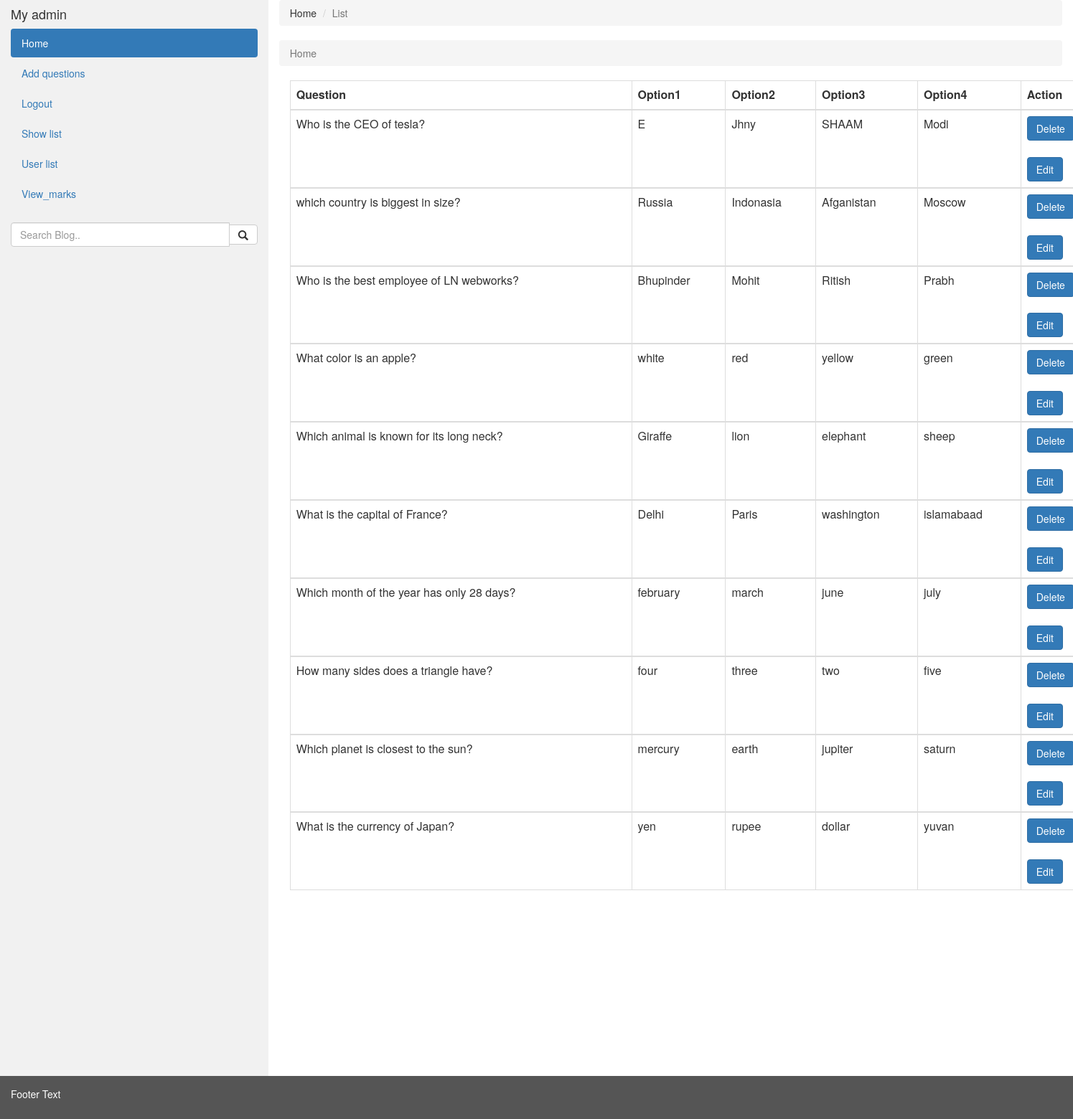
Page /admin/home.php?page=list (signed in) on the committed database.
### tables this page shows
CREATE TABLE `app_questions` (
  `id` int(12) NOT NULL,
  `question` text DEFAULT NULL,
  `option1` text DEFAULT NULL,
  `option2` text DEFAULT NULL,
  `option3` text DEFAULT NULL,
  `option4` text DEFAULT NULL,
  `rightanswer` text DEFAULT NULL,
  `created_date` datetime NOT NULL DEFAULT current_timestamp(),
  `updated` int(11) NOT NULL
);

### admin/list.php (the view, shortened to what this page needs)
<?php
include('../database/connection.php');
$table = 'app_questions';
$sql = "SELECT * FROM `$table`";
$res = mysqli_query($connection, $sql);
$output = [];
while ($outputt = mysqli_fetch_assoc($res)) {
    $output[] = $outputt;
}
?>
<html lang="en">
<head>
    <link rel="stylesheet" href="https://maxcdn.bootstrapcdn.com/bootstrap/3.4.1/css/bootstrap.min.css">
</head>
<body>
    <div class="container">
        <table class="table table-bordered">
        <thead>
                    <tr>
                        <th>Question</th>
                        <th>Option1</th>
                        <th>Option2</th>
                        <th>Option3</th>
                        <th>Option4</th>
                        <th>Action</th>
                    </tr>
                </thead>
            <?php foreach ($output as $key => $value) { ?>
                <tbody>
                    <tr>
                        <td>
                            <?php
                            print_r($value['question']);
                            ?>
                        </td>
                        <td>
                            <?php
                            print_r($value['option1']);
                            ?>
                        </td>
                        <td>
                            <?php
                            print_r($value['option2']);
                            ?>
                        </td>
                        <td>
                            <?php
                            print_r($value['option3']);
                            ?>
                        </td>
                        <td>
                            <?php
                            print_r($value['option4']);
                            ?>
                        </td>
                        <td>
                          <a class="btn btn-primary" href="http://localhost/quizz/admin/delete_question.php?id=<?php echo $value['id']; ?>"  role="button">Delete</a><br></br>
                          <a class="btn btn-primary" href="http://localhost/quizz/admin/edit_question.php?id=<?php echo $value['id']; ?>"  role="button" >Edit</a>
                        </td>
                    </tr>
                <?php } ?>
            </tbody>
        </table>
    </div>
</body>
</html>

### admin/home.php (shortened to what this page needs)
<?php
$base_url='http://localhost/quizz/';
?>
<html lang="en">
<head>
    <link rel="stylesheet" href="https://maxcdn.bootstrapcdn.com/bootstrap/3.4.1/css/bootstrap.min.css">
</head>
<body>
    <div class="container-fluid">
        <div class="row content">
            <div class="col-sm-3 sidenav">
                <?php include('./sidebar.php') ?>
            </div>
            <div class="col-sm-9">
            <?php include('./breadcrumb.php') ?>
                <?php include('./content.php') ?>
            </div>
        </div>
    </div>
    <footer class="container-fluid">
        <?php include('./footer.php') ?>
    </footer>
</body>
</html>

### admin/sidebar.php
<h4>My admin</h4>
      <ul class="nav nav-pills nav-stacked">
        <li class="active"><a href="<?php echo $base_url.'admin/home.php'; ?>">Home</a></li>
        <li><a href="<?php echo $base_url.'admin/home.php?page=question'; ?>">Add questions</a></li>
        <li><a href="./logout.php">Logout</a></li>
        <li><a href="<?php echo $base_url.'admin/home.php?page=list'; ?>">Show list</a></li>
        <li><a href="<?php echo $base_url.'admin/home.php?page=user_list'; ?>">User list</a></li>
        <li><a href="<?php echo $base_url.'admin/home.php?page=view_marks'; ?>">View_marks</a></li>
      </ul><br>
      <div class="input-group">
        <input type="text" class="form-control" placeholder="Search Blog..">
        <span class="input-group-btn">
          <button class="btn btn-default" type="button">
            <span class="glyphicon glyphicon-search"></span>
          </button>
        </span>
      </div>

### admin/breadcrumb.php (shortened to what this page needs)
<?php
$page=false;
if(isset($_GET['page'])){
$page=$_GET['page'];
}
?>
 <?php if($page=='list'){ ?>
<nav aria-label="breadcrumb">
<ol class="breadcrumb">
<li class="breadcrumb-item" aria-current="page">Home</li>
<li class="breadcrumb-item active" aria-current="page">List</li>
</ol>
</nav>
<?php } ?>
<?php if($page=='user_list'){ ?>
<nav aria-label="breadcrumb">
<ol class="breadcrumb">
<li class="breadcrumb-item" aria-current="page">Home</li>
<li class="breadcrumb-item active" aria-current="page">User list</li>
</ol>
</nav>
<?php } else {?>
    <nav aria-label="breadcrumb">
<ol class="breadcrumb">
<li class="breadcrumb-item active" aria-current="page">Home</li>
</ol>
</nav>
<?php } ?>

### admin/content.php (shortened to what this page needs)
<?php
$page=false;
if(isset($_GET['page'])){
    $page=$_GET['page'];
}
if($page=='list'){
    include('./list.php');
}
?>

### admin/footer.php
<p>Footer Text</p>

### admin/home.php (style rules this page uses)
.row.content { height: 1500px }
.sidenav { background-color: #f1f1f1; height: 100%; }
footer { background-color: #555; color: white; padding: 15px; }

### rows in the picture
app_questions: value "Who is the CEO of tesla? E Jhny SHAAM Modi"
app_questions: value "which country is biggest in size? Russia Indonasia Afganistan Moscow"
app_questions: value "Who is the best employee of LN webworks? Bhupinder Mohit Ritish Prabh"
app_questions: value "What color is an apple? white red yellow green"
app_questions: value "Which animal is known for its long neck? Giraffe lion elephant sheep"
app_questions: value "What is the capital of France? Delhi Paris washington islamabaad"
app_questions: value "Which month of the year has only 28 days? february march june july"
app_questions: value "How many sides does a triangle have? four three two five"
app_questions: value "Which planet is closest to the sun? mercury earth jupiter saturn"
app_questions: value "What is the currency of Japan? yen rupee dollar yuvan"
